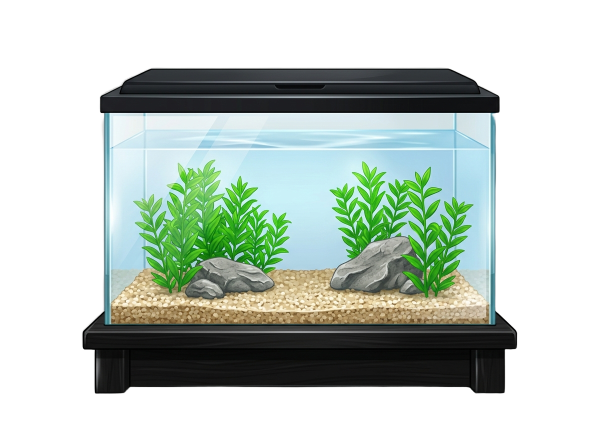
#> input picture reference/cutouts/aquarium/clean.png, 1200 x 896 px (shown at 1/2 size)
$ python -i prepare_levels.py   (imports and definitions only)
#> lines starting #> are read from the running program, lines starting #| are printed output that depends on the picture; after the words box and inside, x2 and y2 are one past the last pixel; in counts of white or black regions, pixels touching at a corner belong together
"""Step 5: prepare runtime assets for levels 2–5 (Rug, Golden Ball Trophy, Chair, Sneaker), the
shared Step 5 tools / UI, and object masks for all five levels.

Inputs:  reference/masters/<level|shared>/*.png   (Nano Banana 2 outputs, untouched)
         reference/cutouts/<level|shared>/*.png   (Higgsfield Background Remover outputs, untouched)
Outputs: public/assets/<level>/*.webp|png, public/assets/shared/*.webp, public/assets/ui/*.webp
         src/content/generated/levelMeta.js        (bounds, regions, spots, working points)
         reference/review/<level|shared>/*.png     (alpha review strips)

Only registration / crop / resize / masking / compositing of generated images. No background
removal, no chroma key, no redrawing. Requires Pillow, NumPy, SciPy.
Run: python scripts/prepare_levels.py
"""
import json
from pathlib import Path

import numpy as np
from PIL import Image, ImageDraw, ImageFilter
from scipy import ndimage

ROOT = Path(__file__).resolve().parent.parent
M = ROOT / 'reference/masters'
C = ROOT / 'reference/cutouts'
PUB = ROOT / 'public/assets'
REV = ROOT / 'reference/review'
META_JS = ROOT / 'src/content/generated/levelMeta.js'
OBJ = 1024
FILL = 0.86  # largest side of the clean object on the 1024 canvas
LANDSCAPE_TOP = 0.15

meta = {'levels': {}, 'tools': {}, 'ui': {}, 'sprites': {}}


def save_webp(img, path, q=90):
    path.parent.mkdir(parents=True, exist_ok=True)
    img.save(path, 'WEBP', quality=q, alpha_quality=100, method=6)


def alpha(img):
    return np.array(img.split()[-1]).astype(np.float32) / 255


def bbox(a, thr=0.5):
    ys, xs = np.where(a > thr)
    return float(xs.min()), float(ys.min()), float(xs.max() + 1), float(ys.max() + 1)


def fit(img, max_side):
    s = max_side / max(img.size)
    return img.resize((max(1, round(img.width * s)), max(1, round(img.height * s))), Image.LANCZOS)


# [6 lines left out: function crop_padded, not called in this run]


_bg_review = None


# [66 lines left out: functions review, save_mask, outside_png, register_states, mask_layer, not called in this run]


# ---- foam ----------------------------------------------------------------------------------
_foam = None


# [58 lines left out: functions foam_layers, backgrounds, result_picture, not called in this run]


def bounds_of(a):
    x0, y0, x1, y1 = bbox(a)
    return [round(x0), round(y0), round(x1), round(y1)]


# [9 lines left out: function finish_level, not called in this run]


# ---- sheet slicing -------------------------------------------------------------------------
def components(path, min_area=1500):
#> called with path = '../reference/cutouts/aquarium/clean.png', min_area = 1500
    im = Image.open(path).convert('RGBA')
#> im is the input picture: PIL image 1200x896 RGBA; mean R, G, B, A 161.2, 172.5, 164.3, 119.5
    a = np.array(im)[:, :, 3]
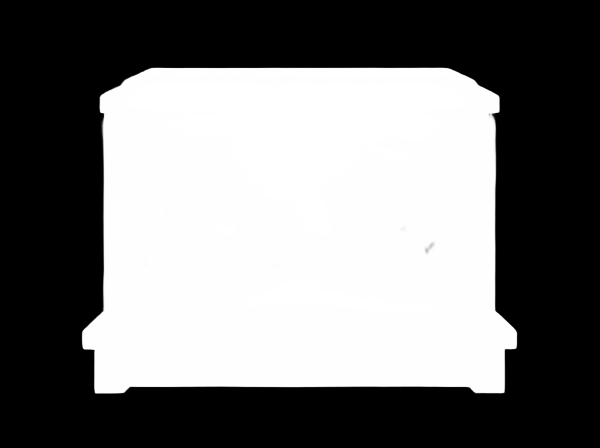
#> a: shape (896, 1200) (shown at 1/2 size); min 0, max 255, mean 119.5
    lab, _ = ndimage.label(ndimage.binary_dilation(a > 24, iterations=6))
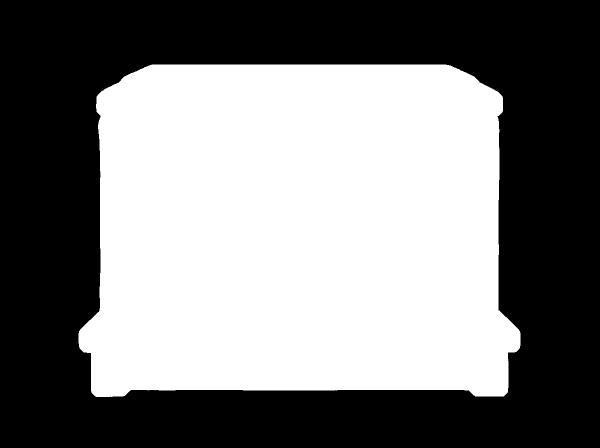
#> lab: shape (896, 1200) int32 (shown at 1/2 size); values 0 (black) and 1 (white), 48.8% white; 1 white region, box (x1, y1, x2, y2) and area: (157, 129, 1041, 794) 524848
    items = []
    for i, sl in enumerate(ndimage.find_objects(lab)):
        if (lab[sl] == i + 1).sum() < min_area:
            continue
        items.append((sl[0].start, sl[1].start, sl[0].stop, sl[1].stop))
#> this loop made 1 pass
#> after the loop, items = [(129, 157, 794, 1041)]
    items.sort(key=lambda t: (round(t[0] / 200), t[1]))
    return im, items


# [10 lines left out: function grid_parts, not called in this run]


def part(im, box, pad=8):
    y0, x0, y1, x1 = box
    return crop_padded(im, 0, (max(0, x0 - pad), max(0, y0 - pad), min(im.width, x1 + pad), min(im.height, y1 + pad)))


# ---- tools ----------------------------------------------------------------------------------
# [316 lines left out: functions tool, run_tools, run_ui, run_rug, split_row, run_trophy and 7 more, not called in this run]


# [20 lines not run here, left out]

>>> result = components('../reference/cutouts/aquarium/clean.png')

$ run again, on reference/cutouts/desk-fan/clean.png
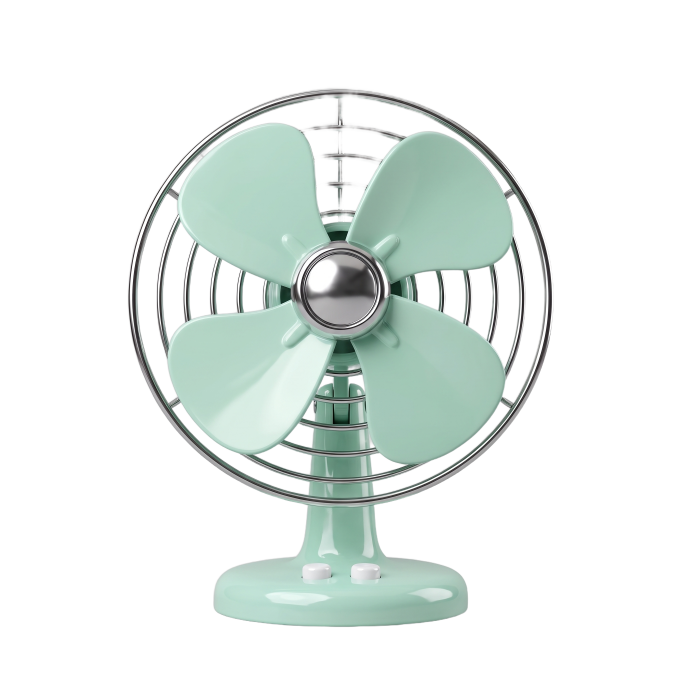
#> input picture reference/cutouts/desk-fan/clean.png, 2048 x 2048 px (shown at 1/3 size)
#> in components, im is the input picture: PIL image 2048x2048 RGBA; mean R, G, B, A 192.5, 199.6, 196.5, 67.7
#> in components, `a = np.array(im)[:, :, 3]`:
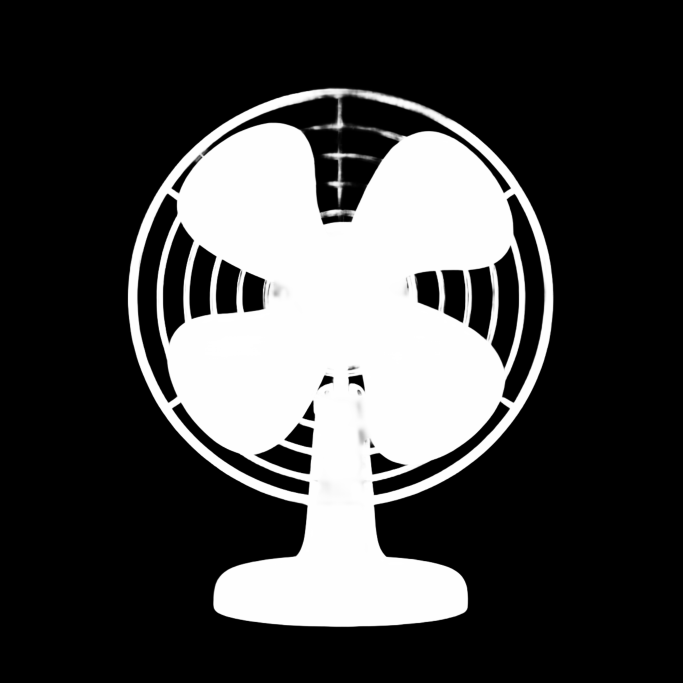
#> a: shape (2048, 2048) (shown at 1/3 size); min 0, max 255, mean 67.7
#> in components, `lab, _ = ndimage.label(ndimage.binary_dilation(a > 24, iterations=6))`:
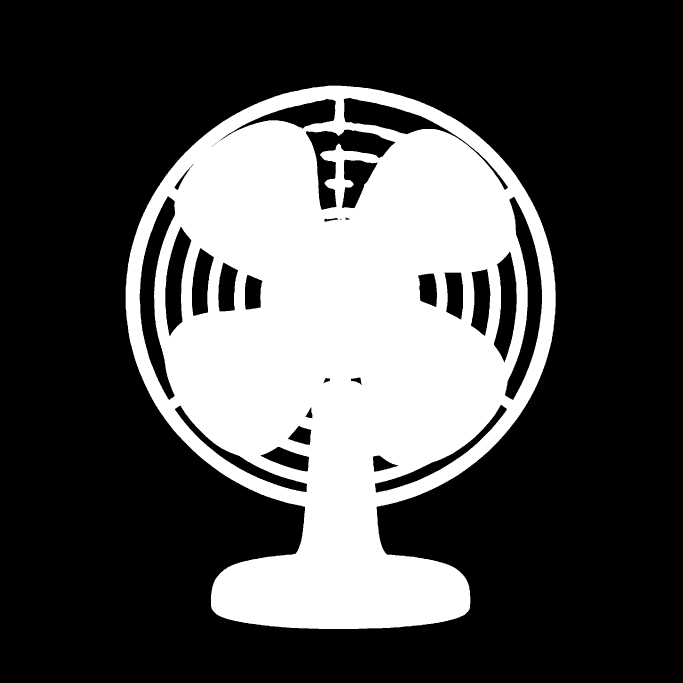
#> lab: shape (2048, 2048) int32 (shown at 1/3 size); values 0 (black) and 1 (white), 30.1% white; 1 white region, box (x1, y1, x2, y2) and area: (377, 257, 1667, 1887) 1260420
#> the loop in components, `for i, sl in enumerate(ndimage.find_objects(lab)):` made 1 pass
#> after the loop in components, `for i, sl in enumerate(ndimage.find_objects(lab)):`: items = [(257, 377, 1887, 1667)]

$ run again, on reference/cutouts/garden-bench/clean.png
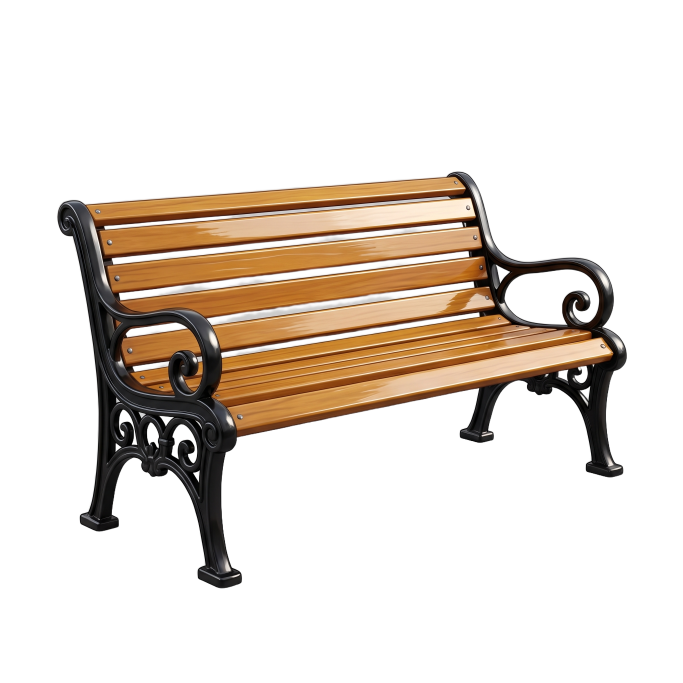
#> input picture reference/cutouts/garden-bench/clean.png, 2048 x 2048 px (shown at 1/3 size)
#> in components, im is the input picture: PIL image 2048x2048 RGBA; mean R, G, B, A 188.2, 179.2, 170.7, 60.5
#> in components, `a = np.array(im)[:, :, 3]`:
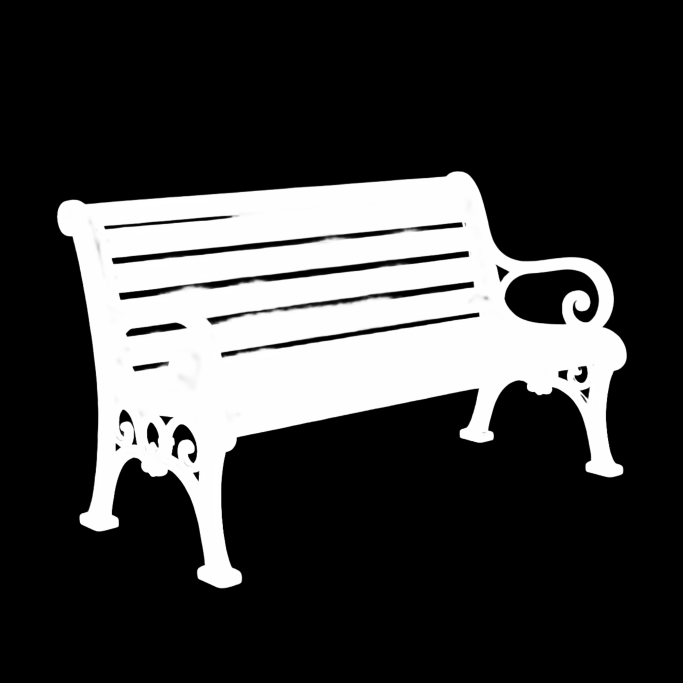
#> a: shape (2048, 2048) (shown at 1/3 size); min 0, max 255, mean 60.5
#> in components, `lab, _ = ndimage.label(ndimage.binary_dilation(a > 24, iterations=6))`:
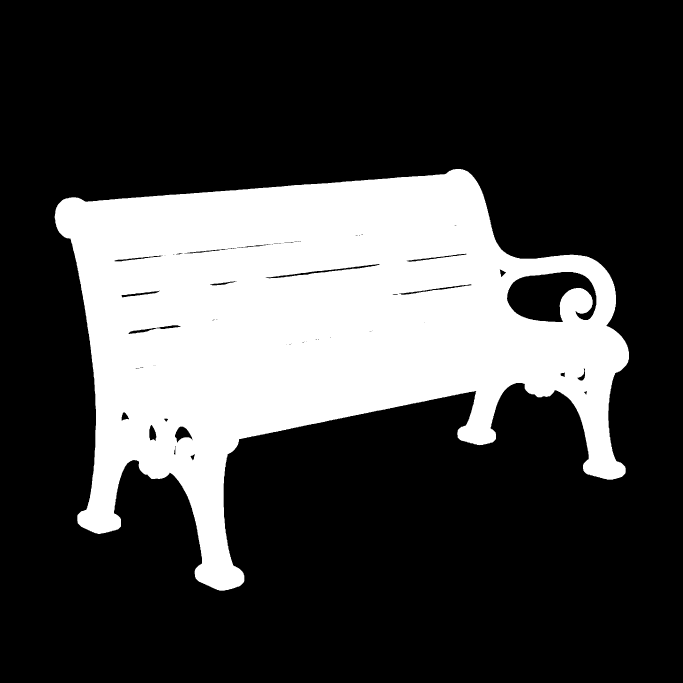
#> lab: shape (2048, 2048) int32 (shown at 1/3 size); values 0 (black) and 1 (white), 26.7% white; 1 white region, box (x1, y1, x2, y2) and area: (164, 507, 1887, 1772) 1117875
#> the loop in components, `for i, sl in enumerate(ndimage.find_objects(lab)):` made 1 pass
#> after the loop in components, `for i, sl in enumerate(ndimage.find_objects(lab)):`: items = [(507, 164, 1772, 1887)]
